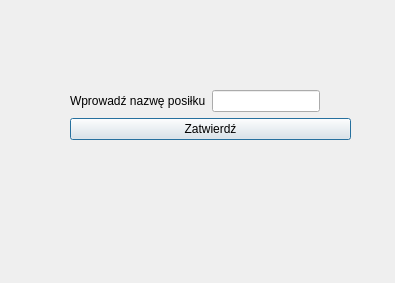
<?xml version="1.0" encoding="UTF-8"?>
<ui version="4.0">
 <class>AddMealWindow</class>
 <widget class="QDialog" name="AddMealWindow">
  <property name="geometry">
   <rect>
    <x>0</x>
    <y>0</y>
    <width>395</width>
    <height>283</height>
   </rect>
  </property>
  <property name="minimumSize">
   <size>
    <width>395</width>
    <height>283</height>
   </size>
  </property>
  <property name="maximumSize">
   <size>
    <width>395</width>
    <height>283</height>
   </size>
  </property>
  <property name="font">
   <font>
    <pointsize>9</pointsize>
   </font>
  </property>
  <property name="windowTitle">
   <string>Dialog</string>
  </property>
  <widget class="QWidget" name="layoutWidget">
   <property name="geometry">
    <rect>
     <x>70</x>
     <y>90</y>
     <width>281</width>
     <height>121</height>
    </rect>
   </property>
   <layout class="QFormLayout" name="formLayout">
    <item row="0" column="0">
     <layout class="QFormLayout" name="formLayout_2">
      <item row="0" column="0">
       <widget class="QLabel" name="label">
        <property name="text">
         <string>Wprowadź nazwę posiłku</string>
        </property>
       </widget>
      </item>
      <item row="0" column="1">
       <widget class="QLineEdit" name="AddMealLineEdit"/>
      </item>
     </layout>
    </item>
    <item row="1" column="0" colspan="2">
     <widget class="QPushButton" name="ConfirmButton">
      <property name="text">
       <string>Zatwierdź</string>
      </property>
     </widget>
    </item>
   </layout>
  </widget>
 </widget>
 <resources/>
 <connections/>
</ui>
